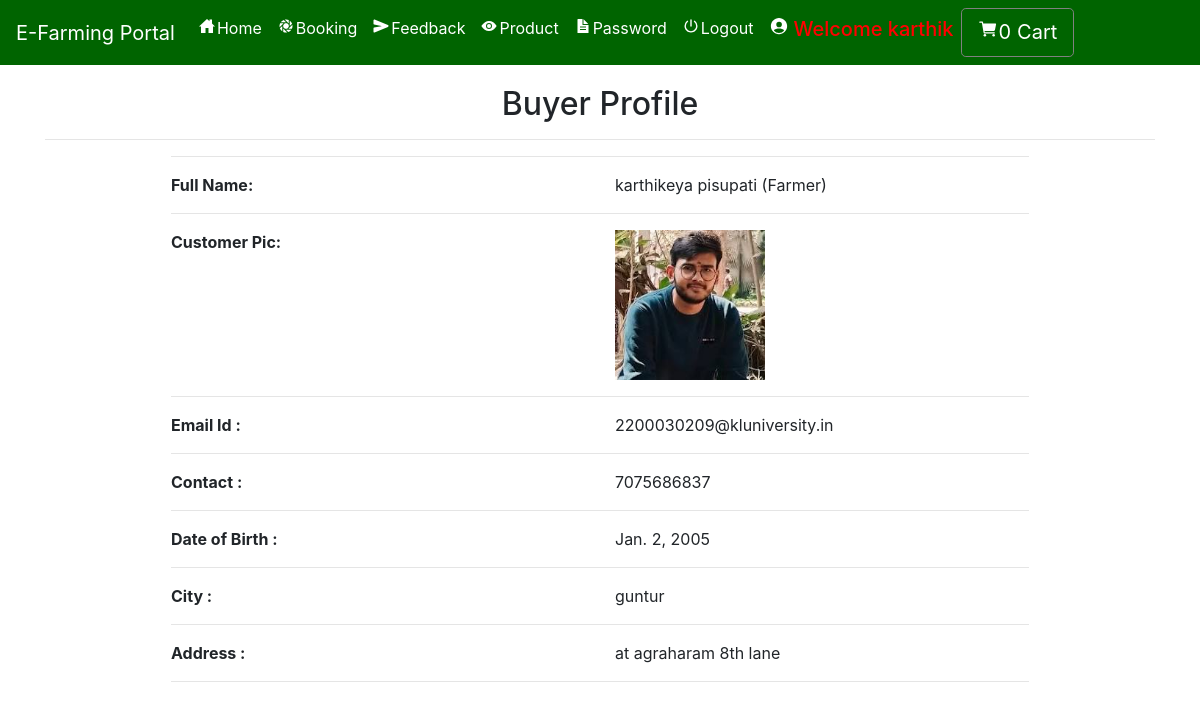
/profile/6 (signed in), run on the app's committed database.
### farmerapp/models.py (models this page shows, shortened)
class Profile(models.Model):
    user = models.ForeignKey(User, on_delete=models.CASCADE, null=True)
    dob = models.DateField(null=True)
    city = models.CharField(max_length=30, null=True)
    address = models.CharField(max_length=50, null=True)
    contact = models.CharField(max_length=10, null=True)
    user_type = models.CharField(max_length=10, null=True)
    status =  models.CharField(max_length=30, null=True, default="Pending")
    image = models.FileField(null=True)

### farmerapp/views.py (the view)
# urls.py: path('profile/<int:pid>', profile, name='profile'),
def profile(request, pid):
    if not request.user.is_authenticated:
        return redirect('login')
    user = User.objects.get(id=pid)
    pro = Profile.objects.get(user=user)
    cart = Cart.objects.filter(profile=pro)
    num1 = 0
    total = 0
    for i in cart:
        total += i.product.price
        num1 += 1
    d={'pro':pro,'user':user,'num1':num1,'total':total}
    return render(request,'profile.html',d)

### farmerapp/templates/profile.html (shortened to what this page needs)
{% extends 'navigation.html' %}
{% load static %}
{% block body %}
<div class="container">
    <h2 style="margin-top:20px" align="center">{% if request.user.id == pro.user.id %}User Profile{% else %}Buyer Profile{% endif %}</h2><hr>
<div  class="container-fluid" style="width:80%;margin-bottom:5%">
    <hr><div class="row">
        <div class="col-md-6">
            <strong>Full Name:</strong>
        </div>
        <div class="col-md-6">
            {{pro.user.first_name}} {{pro.user.last_name}} {% if pro.user_type == 'Seller' %}(Farmer){% endif %}
        </div>
    </div><hr>
     <div class="row">
        <div class="col-md-6">
            <strong>Customer Pic:</strong>
        </div>
        <div class="col-md-6">
           <img src="{{pro.image.url}}" style="width:150px;height:150px">
        </div>
    </div><hr>
    <div class="row">
        <div class="col-md-6">
            <strong>Email Id :</strong>
        </div>
        <div class="col-md-6">
            {{pro.user.email}}
        </div>
    </div><hr>
     <div class="row">
        <div class="col-md-6">
            <strong>Contact :</strong>
        </div>
        <div class="col-md-6">
            {{pro.contact}}
        </div>
     </div><hr>
    <div class="row">
        <div class="col-md-6">
            <strong>Date of Birth :</strong>
        </div>
        <div class="col-md-6">
            {{pro.dob}}
        </div>
    </div><hr>
     <div class="row">
        <div class="col-md-6">
            <strong>City :</strong>
        </div>
        <div class="col-md-6">
            {{pro.city}}
        </div>
     </div><hr><div class="row">
        <div class="col-md-6">
            <strong>Address :</strong>
        </div>
        <div class="col-md-6">
            {{pro.address}}
        </div>
    </div><hr>
</div>
</div>
{% endblock %}

### farmerapp/templates/navigation.html (style rules this page uses)
* { box-sizing: border-box; }

### data on the page
Profile: user.first_name "karthikeya", user.last_name "pisupati", image (picture), user.email "2200030209@kluniversity.in", contact "7075686837", dob "Jan. 2, 2005", city "guntur", address "at agraharam 8th lane"

### other printed values
{{ num1 }} "0"
